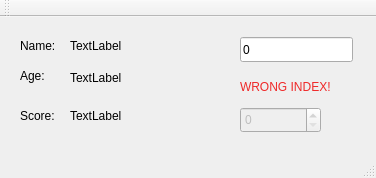
<?xml version="1.0" encoding="UTF-8"?>
<ui version="4.0">
 <class>MainWindow</class>
 <widget class="QMainWindow" name="MainWindow">
  <property name="geometry">
   <rect>
    <x>0</x>
    <y>0</y>
    <width>376</width>
    <height>178</height>
   </rect>
  </property>
  <property name="windowTitle">
   <string>MainWindow</string>
  </property>
  <widget class="QWidget" name="centralWidget">
   <widget class="QLabel" name="labelN">
    <property name="geometry">
     <rect>
      <x>20</x>
      <y>20</y>
      <width>51</width>
      <height>17</height>
     </rect>
    </property>
    <property name="text">
     <string>Name:</string>
    </property>
   </widget>
   <widget class="QLabel" name="label">
    <property name="geometry">
     <rect>
      <x>20</x>
      <y>50</y>
      <width>31</width>
      <height>17</height>
     </rect>
    </property>
    <property name="text">
     <string>Age:</string>
    </property>
   </widget>
   <widget class="QLabel" name="label_2">
    <property name="geometry">
     <rect>
      <x>20</x>
      <y>90</y>
      <width>51</width>
      <height>17</height>
     </rect>
    </property>
    <property name="text">
     <string>Score:</string>
    </property>
   </widget>
   <widget class="QLabel" name="labelName">
    <property name="geometry">
     <rect>
      <x>70</x>
      <y>20</y>
      <width>67</width>
      <height>17</height>
     </rect>
    </property>
    <property name="text">
     <string>TextLabel</string>
    </property>
   </widget>
   <widget class="QLabel" name="labelAge">
    <property name="geometry">
     <rect>
      <x>70</x>
      <y>50</y>
      <width>67</width>
      <height>21</height>
     </rect>
    </property>
    <property name="text">
     <string>TextLabel</string>
    </property>
   </widget>
   <widget class="QLabel" name="labelScore">
    <property name="geometry">
     <rect>
      <x>70</x>
      <y>90</y>
      <width>67</width>
      <height>17</height>
     </rect>
    </property>
    <property name="text">
     <string>TextLabel</string>
    </property>
   </widget>
   <widget class="QLabel" name="labelWrong">
    <property name="enabled">
     <bool>true</bool>
    </property>
    <property name="geometry">
     <rect>
      <x>240</x>
      <y>60</y>
      <width>111</width>
      <height>20</height>
     </rect>
    </property>
    <property name="palette">
     <palette>
      <active>
       <colorrole role="WindowText">
        <brush brushstyle="SolidPattern">
         <color alpha="255">
          <red>239</red>
          <green>41</green>
          <blue>41</blue>
         </color>
        </brush>
       </colorrole>
       <colorrole role="Button">
        <brush brushstyle="SolidPattern">
         <color alpha="255">
          <red>239</red>
          <green>41</green>
          <blue>41</blue>
         </color>
        </brush>
       </colorrole>
       <colorrole role="Light">
        <brush brushstyle="SolidPattern">
         <color alpha="255">
          <red>255</red>
          <green>147</green>
          <blue>147</blue>
         </color>
        </brush>
       </colorrole>
       <colorrole role="Midlight">
        <brush brushstyle="SolidPattern">
         <color alpha="255">
          <red>247</red>
          <green>94</green>
          <blue>94</blue>
         </color>
        </brush>
       </colorrole>
       <colorrole role="Dark">
        <brush brushstyle="SolidPattern">
         <color alpha="255">
          <red>119</red>
          <green>20</green>
          <blue>20</blue>
         </color>
        </brush>
       </colorrole>
       <colorrole role="Mid">
        <brush brushstyle="SolidPattern">
         <color alpha="255">
          <red>159</red>
          <green>27</green>
          <blue>27</blue>
         </color>
        </brush>
       </colorrole>
       <colorrole role="Text">
        <brush brushstyle="SolidPattern">
         <color alpha="255">
          <red>0</red>
          <green>0</green>
          <blue>0</blue>
         </color>
        </brush>
       </colorrole>
       <colorrole role="BrightText">
        <brush brushstyle="SolidPattern">
         <color alpha="255">
          <red>255</red>
          <green>255</green>
          <blue>255</blue>
         </color>
        </brush>
       </colorrole>
       <colorrole role="ButtonText">
        <brush brushstyle="SolidPattern">
         <color alpha="255">
          <red>0</red>
          <green>0</green>
          <blue>0</blue>
         </color>
        </brush>
       </colorrole>
       <colorrole role="Base">
        <brush brushstyle="SolidPattern">
         <color alpha="255">
          <red>255</red>
          <green>255</green>
          <blue>255</blue>
         </color>
        </brush>
       </colorrole>
       <colorrole role="Window">
        <brush brushstyle="SolidPattern">
         <color alpha="255">
          <red>239</red>
          <green>41</green>
          <blue>41</blue>
         </color>
        </brush>
       </colorrole>
       <colorrole role="Shadow">
        <brush brushstyle="SolidPattern">
         <color alpha="255">
          <red>0</red>
          <green>0</green>
          <blue>0</blue>
         </color>
        </brush>
       </colorrole>
       <colorrole role="AlternateBase">
        <brush brushstyle="SolidPattern">
         <color alpha="255">
          <red>247</red>
          <green>148</green>
          <blue>148</blue>
         </color>
        </brush>
       </colorrole>
       <colorrole role="ToolTipBase">
        <brush brushstyle="SolidPattern">
         <color alpha="255">
          <red>255</red>
          <green>255</green>
          <blue>220</blue>
         </color>
        </brush>
       </colorrole>
       <colorrole role="ToolTipText">
        <brush brushstyle="SolidPattern">
         <color alpha="255">
          <red>0</red>
          <green>0</green>
          <blue>0</blue>
         </color>
        </brush>
       </colorrole>
      </active>
      <inactive>
       <colorrole role="WindowText">
        <brush brushstyle="SolidPattern">
         <color alpha="255">
          <red>239</red>
          <green>41</green>
          <blue>41</blue>
         </color>
        </brush>
       </colorrole>
       <colorrole role="Button">
        <brush brushstyle="SolidPattern">
         <color alpha="255">
          <red>239</red>
          <green>41</green>
          <blue>41</blue>
         </color>
        </brush>
       </colorrole>
       <colorrole role="Light">
        <brush brushstyle="SolidPattern">
         <color alpha="255">
          <red>255</red>
          <green>147</green>
          <blue>147</blue>
         </color>
        </brush>
       </colorrole>
       <colorrole role="Midlight">
        <brush brushstyle="SolidPattern">
         <color alpha="255">
          <red>247</red>
          <green>94</green>
          <blue>94</blue>
         </color>
        </brush>
       </colorrole>
       <colorrole role="Dark">
        <brush brushstyle="SolidPattern">
         <color alpha="255">
          <red>119</red>
          <green>20</green>
          <blue>20</blue>
         </color>
        </brush>
       </colorrole>
       <colorrole role="Mid">
        <brush brushstyle="SolidPattern">
         <color alpha="255">
          <red>159</red>
          <green>27</green>
          <blue>27</blue>
         </color>
        </brush>
       </colorrole>
       <colorrole role="Text">
        <brush brushstyle="SolidPattern">
         <color alpha="255">
          <red>0</red>
          <green>0</green>
          <blue>0</blue>
         </color>
        </brush>
       </colorrole>
       <colorrole role="BrightText">
        <brush brushstyle="SolidPattern">
         <color alpha="255">
          <red>255</red>
          <green>255</green>
          <blue>255</blue>
         </color>
        </brush>
       </colorrole>
       <colorrole role="ButtonText">
        <brush brushstyle="SolidPattern">
         <color alpha="255">
          <red>0</red>
          <green>0</green>
          <blue>0</blue>
         </color>
        </brush>
       </colorrole>
       <colorrole role="Base">
        <brush brushstyle="SolidPattern">
         <color alpha="255">
          <red>255</red>
          <green>255</green>
          <blue>255</blue>
         </color>
        </brush>
       </colorrole>
       <colorrole role="Window">
        <brush brushstyle="SolidPattern">
         <color alpha="255">
          <red>239</red>
          <green>41</green>
          <blue>41</blue>
         </color>
        </brush>
       </colorrole>
       <colorrole role="Shadow">
        <brush brushstyle="SolidPattern">
         <color alpha="255">
          <red>0</red>
          <green>0</green>
          <blue>0</blue>
         </color>
        </brush>
       </colorrole>
       <colorrole role="AlternateBase">
        <brush brushstyle="SolidPattern">
         <color alpha="255">
          <red>247</red>
          <green>148</green>
          <blue>148</blue>
         </color>
        </brush>
       </colorrole>
       <colorrole role="ToolTipBase">
        <brush brushstyle="SolidPattern">
         <color alpha="255">
          <red>255</red>
          <green>255</green>
          <blue>220</blue>
         </color>
        </brush>
       </colorrole>
       <colorrole role="ToolTipText">
        <brush brushstyle="SolidPattern">
         <color alpha="255">
          <red>0</red>
          <green>0</green>
          <blue>0</blue>
         </color>
        </brush>
       </colorrole>
      </inactive>
      <disabled>
       <colorrole role="WindowText">
        <brush brushstyle="SolidPattern">
         <color alpha="255">
          <red>119</red>
          <green>20</green>
          <blue>20</blue>
         </color>
        </brush>
       </colorrole>
       <colorrole role="Button">
        <brush brushstyle="SolidPattern">
         <color alpha="255">
          <red>239</red>
          <green>41</green>
          <blue>41</blue>
         </color>
        </brush>
       </colorrole>
       <colorrole role="Light">
        <brush brushstyle="SolidPattern">
         <color alpha="255">
          <red>255</red>
          <green>147</green>
          <blue>147</blue>
         </color>
        </brush>
       </colorrole>
       <colorrole role="Midlight">
        <brush brushstyle="SolidPattern">
         <color alpha="255">
          <red>247</red>
          <green>94</green>
          <blue>94</blue>
         </color>
        </brush>
       </colorrole>
       <colorrole role="Dark">
        <brush brushstyle="SolidPattern">
         <color alpha="255">
          <red>119</red>
          <green>20</green>
          <blue>20</blue>
         </color>
        </brush>
       </colorrole>
       <colorrole role="Mid">
        <brush brushstyle="SolidPattern">
         <color alpha="255">
          <red>159</red>
          <green>27</green>
          <blue>27</blue>
         </color>
        </brush>
       </colorrole>
       <colorrole role="Text">
        <brush brushstyle="SolidPattern">
         <color alpha="255">
          <red>119</red>
          <green>20</green>
          <blue>20</blue>
         </color>
        </brush>
       </colorrole>
       <colorrole role="BrightText">
        <brush brushstyle="SolidPattern">
         <color alpha="255">
          <red>255</red>
          <green>255</green>
          <blue>255</blue>
         </color>
        </brush>
       </colorrole>
       <colorrole role="ButtonText">
        <brush brushstyle="SolidPattern">
         <color alpha="255">
          <red>119</red>
          <green>20</green>
          <blue>20</blue>
         </color>
        </brush>
       </colorrole>
       <colorrole role="Base">
        <brush brushstyle="SolidPattern">
         <color alpha="255">
          <red>239</red>
          <green>41</green>
          <blue>41</blue>
         </color>
        </brush>
       </colorrole>
       <colorrole role="Window">
        <brush brushstyle="SolidPattern">
         <color alpha="255">
          <red>239</red>
          <green>41</green>
          <blue>41</blue>
         </color>
        </brush>
       </colorrole>
       <colorrole role="Shadow">
        <brush brushstyle="SolidPattern">
         <color alpha="255">
          <red>0</red>
          <green>0</green>
          <blue>0</blue>
         </color>
        </brush>
       </colorrole>
       <colorrole role="AlternateBase">
        <brush brushstyle="SolidPattern">
         <color alpha="255">
          <red>239</red>
          <green>41</green>
          <blue>41</blue>
         </color>
        </brush>
       </colorrole>
       <colorrole role="ToolTipBase">
        <brush brushstyle="SolidPattern">
         <color alpha="255">
          <red>255</red>
          <green>255</green>
          <blue>220</blue>
         </color>
        </brush>
       </colorrole>
       <colorrole role="ToolTipText">
        <brush brushstyle="SolidPattern">
         <color alpha="255">
          <red>0</red>
          <green>0</green>
          <blue>0</blue>
         </color>
        </brush>
       </colorrole>
      </disabled>
     </palette>
    </property>
    <property name="font">
     <font>
      <underline>false</underline>
      <strikeout>false</strikeout>
     </font>
    </property>
    <property name="autoFillBackground">
     <bool>false</bool>
    </property>
    <property name="text">
     <string>WRONG INDEX!</string>
    </property>
   </widget>
   <widget class="QSpinBox" name="spinBoxIndex">
    <property name="enabled">
     <bool>false</bool>
    </property>
    <property name="geometry">
     <rect>
      <x>240</x>
      <y>90</y>
      <width>81</width>
      <height>26</height>
     </rect>
    </property>
   </widget>
   <widget class="QLineEdit" name="lineEdit">
    <property name="geometry">
     <rect>
      <x>240</x>
      <y>20</y>
      <width>113</width>
      <height>25</height>
     </rect>
    </property>
    <property name="text">
     <string>0</string>
    </property>
   </widget>
  </widget>
  <widget class="QMenuBar" name="menuBar">
   <property name="geometry">
    <rect>
     <x>0</x>
     <y>0</y>
     <width>376</width>
     <height>22</height>
    </rect>
   </property>
  </widget>
  <widget class="QToolBar" name="mainToolBar">
   <attribute name="toolBarArea">
    <enum>TopToolBarArea</enum>
   </attribute>
   <attribute name="toolBarBreak">
    <bool>false</bool>
   </attribute>
  </widget>
  <widget class="QStatusBar" name="statusBar"/>
 </widget>
 <layoutdefault spacing="6" margin="11"/>
 <resources/>
 <connections/>
</ui>
